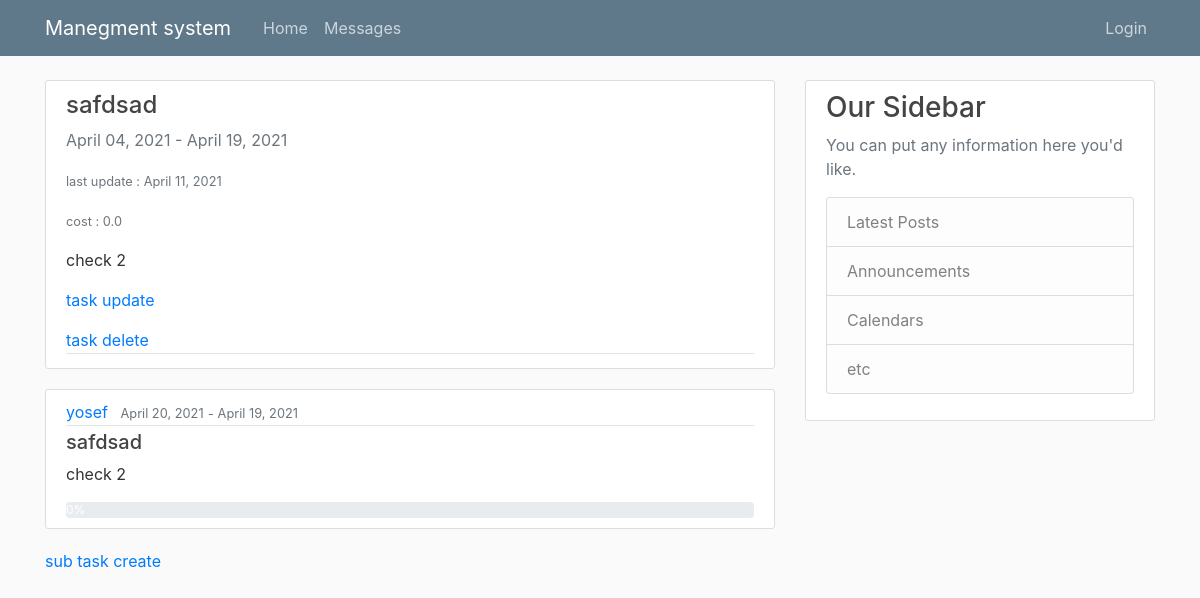
The app's page /manager/task/28 with its own data.
### work/models.py (models this page shows, shortened)
class Task(models.Model):
    startTime = models.DateField(null=False)
    endTime = models.DateField(null=False)
    inCharge = models.ForeignKey(User, on_delete=models.CASCADE)
    workDone = models.IntegerField(default=0, validators=[MaxValueValidator(100), MinValueValidator(0)])
    lastUpdate = models.DateTimeField(null=False)
    cost = models.FloatField(null=False, default=0)
    TaskName = models.CharField(max_length=300, null=False)
    Description = models.CharField(max_length=500, null=True)
    projectnum = models.ForeignKey(project, on_delete=models.CASCADE)
    inSprint = models.BooleanField(default=False)
    def __str__(self):
        return self.projectnum.id.__str__() +"-"+ self.id.__str__()+" " +self.TaskName

class SubTask(models.Model):
    startTime = models.DateField(null=False)
    endTime = models.DateField(null=False)
    encharge = models.ForeignKey(User, on_delete=models.CASCADE)
    lastUpdate = models.DateTimeField(null=True)
    cost = models.FloatField(null=False, default=0)
    workDone = models.IntegerField(default=1, validators=[MaxValueValidator(100), MinValueValidator(0)])
    skillNeed = models.ForeignKey(skill, on_delete=models.CASCADE)
    TaskName = models.CharField(max_length=300, null=False)
    Description = models.CharField(max_length=500, null=True)
    TaskID = models.ForeignKey(Task, on_delete=models.CASCADE)

### pages/views.py (the view)
# urls.py: path('manager/task/<int:task_id>', manager_task_view, name='manager_task_view'),
def manager_task_view(request, task_id):
    task = get_object_or_404(Task, id=task_id)
    if task.inSprint:
        print('inside sprint')
        route = 'sprint'
        t = get_object_or_404(Sprint_Task, TaskId=task)
        r_id = t.SpirntId.id
    else:
        route = 'project'
        r_id = task.projectnum.id
    sub_tasks = SubTask.objects.filter(TaskID=task)
    print(task)
    return render(request, "manager_task_view.html",
                  {'task': task, 'sub_tasks': sub_tasks, 'r_id': r_id, 'route': route})

### templates/manager_task_view.html (shortened to what this page needs)
{% extends "Base.html" %}
{% block content %}
        <article class="media content-section">
          <div class="media-body">
            <h4>{{ task.TaskName }}</h4>
               <a class="text-muted">{{ task.startTime|date:"F d, Y" }}</a>
                <a class="text-muted"> - </a>
              <a class="text-muted">{{ task.endTime|date:"F d, Y" }}</a>
              <p></p><small class="text-muted">last update : {{ task.lastUpdate|date:"F d, Y" }}</small></p>
               <p></p><small class="text-muted">cost : {{ task.cost}}</small></p>
            <p class="article-content">{{ task.Description }}</p>
            <div class="article-metadata">
              <a href="{% url 'task-update' task.pk %}">task update</a>
              <a href="{% url 'task-delete' route r_id task.pk   %}">task delete</a>
            </div>
          </div>
        </article>
    {% for sub_task in sub_tasks %}
        <article class="media content-section">
          <div class="media-body">
            <div class="article-metadata">
              <a class="mr-2" href="#">{{ sub_task.encharge }}</a>
              <small class="text-muted">{{ sub_task.startTime|date:"F d, Y" }}</small>
                <small class="text-muted"> - </small>
              <small class="text-muted">{{ sub_task.endTime|date:"F d, Y" }}</small>
            </div>
              <h5><a class="article-title" href="{% url 'manager_subtask_view' sub_task.id %}">{{ sub_task.TaskName }}</a></h5>
            <p class="article-content">{{ sub_task.Description }}</p>
              <div class="progress">
            <div class="progress-bar" role="progressbar"  aria-valuemin="0" aria-valuemax="100" aria-valuenow="0" style="width: {{task.workDone}}%">{{task.workDone}}%</div>
              </div>
              </div>
        </article>
    {% endfor %}
     <a href="{% url 'subtask-create' task.id %}">sub task create</a>
{% endblock content %}

### static/styles/main.css (style rules this page uses)
body { background: #fafafa; color: #333333; margin-top: 5rem; }
h1, h2, h3, h4, h5, h6 { color: #444444; }
.content-section { background: #ffffff; padding: 10px 20px; border: 1px solid #dddddd; border-radius: 3px; margin-bottom: 20px; }
.article-title { color: #444444; }
.article-content { white-space: pre-line; }
.article-metadata { padding-bottom: 1px; margin-bottom: 4px; border-bottom: 1px solid #e3e3e3 }

### records on screen
Task: TaskName "safdsad", startTime "April 04, 2021", endTime "April 19, 2021", lastUpdate "April 11, 2021", cost "0.0", Description "check 2", workDone "0"
SubTask: encharge "yosef", startTime "April 20, 2021", endTime "April 19, 2021", TaskName "safdsad", Description "check 2"
